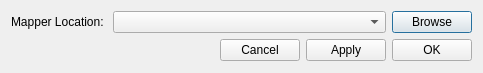
<?xml version="1.0" encoding="UTF-8"?>
<ui version="4.0">
 <class>ConfigDialog</class>
 <widget class="QDialog" name="ConfigDialog">
  <property name="geometry">
   <rect>
    <x>0</x>
    <y>0</y>
    <width>483</width>
    <height>73</height>
   </rect>
  </property>
  <property name="windowTitle">
   <string>Preferences</string>
  </property>
  <layout class="QGridLayout" name="gridLayout">
   <item row="0" column="2">
    <widget class="QPushButton" name="browseMapper">
     <property name="sizePolicy">
      <sizepolicy hsizetype="Preferred" vsizetype="Fixed">
       <horstretch>0</horstretch>
       <verstretch>0</verstretch>
      </sizepolicy>
     </property>
     <property name="text">
      <string>Browse</string>
     </property>
     <property name="icon">
      <iconset resource="minetestmappergui.qrc">
       <normaloff>:/open</normaloff>:/open</iconset>
     </property>
    </widget>
   </item>
   <item row="1" column="0" colspan="3">
    <layout class="QHBoxLayout" name="horizontalLayout">
     <item>
      <spacer name="horizontalSpacer">
       <property name="orientation">
        <enum>Qt::Horizontal</enum>
       </property>
       <property name="sizeHint" stdset="0">
        <size>
         <width>40</width>
         <height>20</height>
        </size>
       </property>
      </spacer>
     </item>
     <item>
      <widget class="QPushButton" name="CancelButton">
       <property name="text">
        <string>Cancel</string>
       </property>
      </widget>
     </item>
     <item>
      <widget class="QPushButton" name="ApplyButton">
       <property name="text">
        <string>Apply</string>
       </property>
      </widget>
     </item>
     <item>
      <widget class="QPushButton" name="OKButton">
       <property name="text">
        <string>OK</string>
       </property>
      </widget>
     </item>
    </layout>
   </item>
   <item row="0" column="1">
    <widget class="QComboBox" name="path_Minetestmapper">
     <property name="sizePolicy">
      <sizepolicy hsizetype="Expanding" vsizetype="Fixed">
       <horstretch>0</horstretch>
       <verstretch>0</verstretch>
      </sizepolicy>
     </property>
    </widget>
   </item>
   <item row="0" column="0">
    <widget class="QLabel" name="label">
     <property name="sizePolicy">
      <sizepolicy hsizetype="Preferred" vsizetype="Preferred">
       <horstretch>0</horstretch>
       <verstretch>0</verstretch>
      </sizepolicy>
     </property>
     <property name="text">
      <string>Mapper Location: </string>
     </property>
    </widget>
   </item>
  </layout>
 </widget>
 <resources>
  <include location="minetestmappergui.qrc"/>
 </resources>
 <connections/>
</ui>
